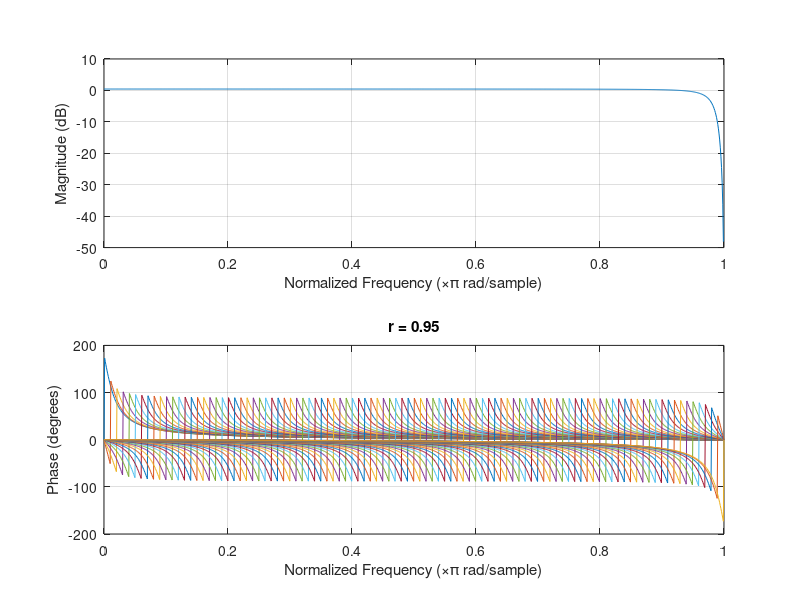

Recreate this plot in MATLAB.
% we suppose that we change theta in steps of pi/10;

figure();
for theta = 0:pi/100:pi
    r = 0.95;
    b = [1,-2*cos(theta),1];
    a = [1,-2*r*cos(theta),r*r];

    freqz(b,a,1001);
    hold on
end
title("r = 0.95");

